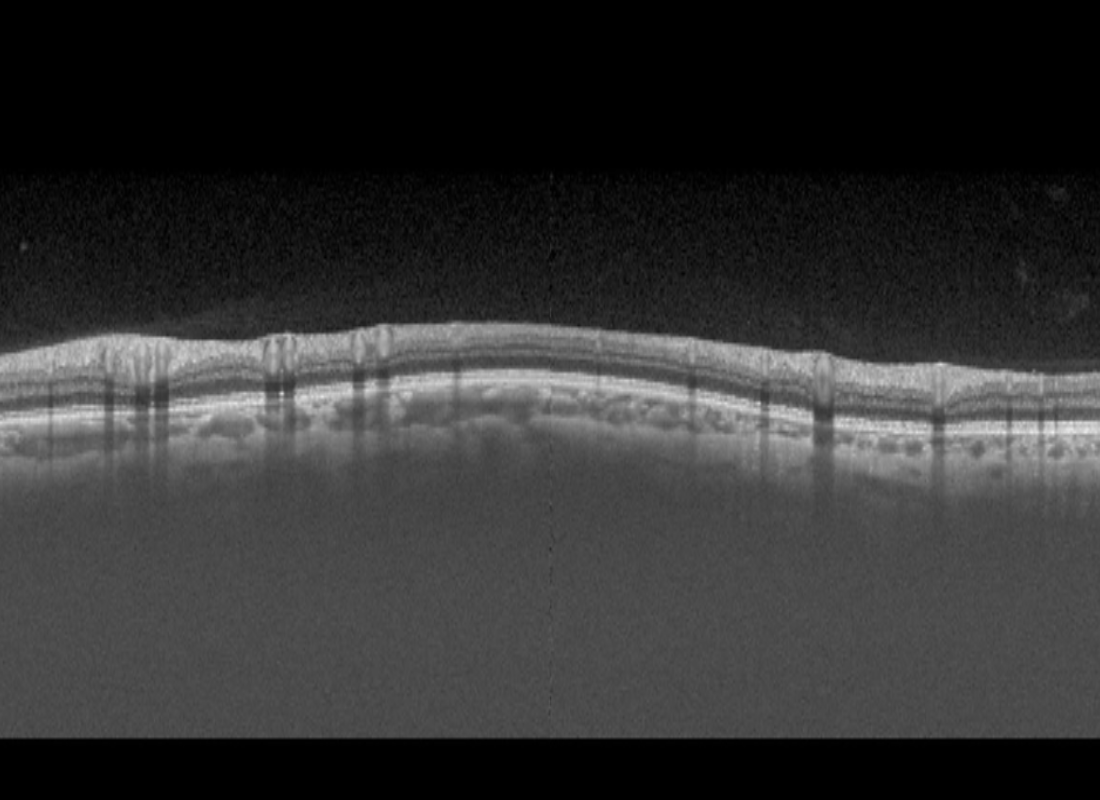
#> input picture src/SZUMed/OCT_goals/datasets/goal/testing/Fundus_color_images/0025.png, 1100 x 800 px, given in place of 0001.png, which was not available
$ python get_edges.py   (older library calls are emulated)
#> lines starting #> are read from the running program, lines starting #| are printed output that depends on the picture; after the words box and inside, x2 and y2 are one past the last pixel; in counts of white or black regions, pixels touching at a corner belong together; pictures that were not available may be replaced by others from this repository, and a replacement may not be noted
import os
from os import name
from PIL import Image
import numpy as np

def gradient(img):
    result_x = np.zeros_like(img, dtype=np.float)
    result_x[:, 0] = img[:, 1] - img[:, 0]
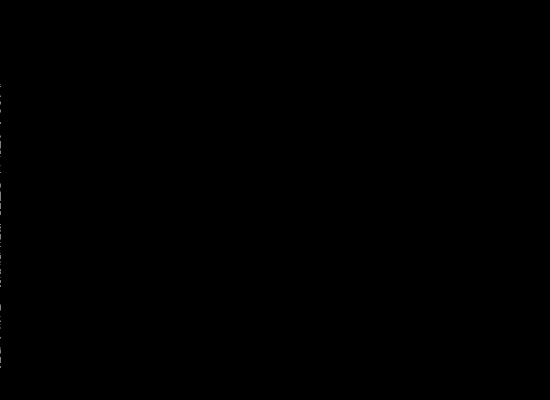
#> result_x: shape (800, 1100) float64 (shown at 1/2 size); min 0, max 255, mean 0.1
    result_x[:, 1:-1] = (img[:, 2:] - img[:, :-2]) / 2
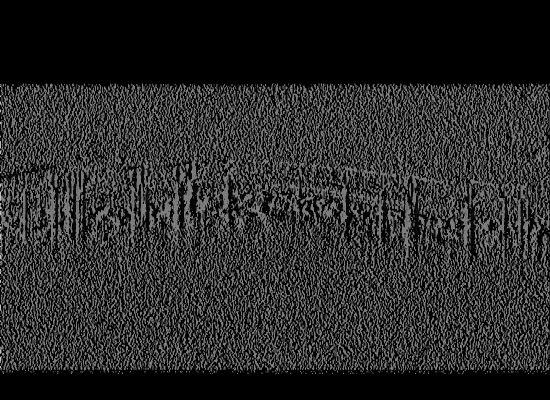
#> result_x: shape (800, 1100) float64 (shown at 1/2 size); min 0, max 255, mean 40.5
    result_x[:, -1] = img[:, -1] - img[:, -2]
#> result_x: shape (800, 1100) float64; 0.05% of pixels changed, all inside (x1, y1, x2, y2) = (1099, 167, 1100, 740)

    result_y = np.zeros_like(img, dtype=np.float)
    result_y[0, :] = img[1, :] - img[0, :]
#> result_y: shape (800, 1100) float64; every value is 0
    result_y[1:-1, :] = (img[2:, :] - img[:-2, :]) / 2
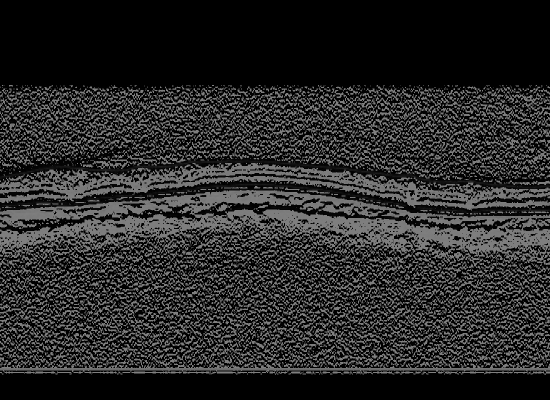
#> result_y: shape (800, 1100) float64 (shown at 1/2 size); min 0, max 127.5, mean 40.7
    result_y[-1, :] = img[-1, :] - img[-2, :]

    return result_x, result_y


def get_info(dataset_name):
    name2result = \
    {
        'DRIVE':
        {
            'train': {
                'folder_name': 'training',
                'id_list': [str(_) for _ in range(21, 37)],
            },
            'val': {
                'folder_name': 'val',
                'id_list': [str(_) for _ in range(37, 40)],
            },
            'label_folder': '1st_manual',
            'label_format': '{}_manual1.gif'
        },
        'CHASEDB1':
        {
            'train': {
                'folder_name': 'train',
                'id_list': [f'{num:02}{letter}' for num in range(1, 11) for letter in ['L', 'R']],
            },
            'val': {
                'folder_name': 'val',
                'id_list': [f'{num:02}{letter}' for num in range(11, 15) for letter in ['L', 'R']],
            },
            'label_folder': '1stHO',
            'label_format': 'Image_{}_1stHO.png'
        },
        'fovea_refuge':
            {
                'train': {
                    'folder_name': 'training',
                    'id_list': [str(_).zfill(4) for _ in range(1, 1201)],
                },
                'val': {
                    'folder_name': 'val',
                    'id_list': [str(_).zfill(4) for _ in range(1, 401)],
                },
                'label_folder': 'Disc_Cup_Masks_ROI',
                'label_format': '{}.bmp'
            },
        'goal':
            {
                'train': {
                    'folder_name': 'training',
                    'id_list': [str(_).zfill(4) for _ in range(1, 601)],
                },
                'label_folder': 'Layer_Masks_0',
                'label_format': '{}.png'
            },
    }
    return name2result[dataset_name]


if __name__ == "__main__":
    dataset_name = 'goal'
    info = get_info('goal')
    for dataset_type in ['train']:
        dataset_folder = info[dataset_type]['folder_name']
        os.makedirs(f"../datasets/{dataset_name}/{dataset_folder}/edge", exist_ok=True)
        for img_id in info[dataset_type]['id_list']:
            in_name = f"./{dataset_name}/{dataset_folder}/{info['label_folder']}/{info['label_format']}".format(img_id)
            out_name = f"./{dataset_name}/{dataset_folder}/edge/{info['label_format']}".format(img_id)
            gt = np.array(Image.open(in_name).convert('L'))
            gx, gy = gradient(gt)
            temp_edge = gx * gx + gy * gy
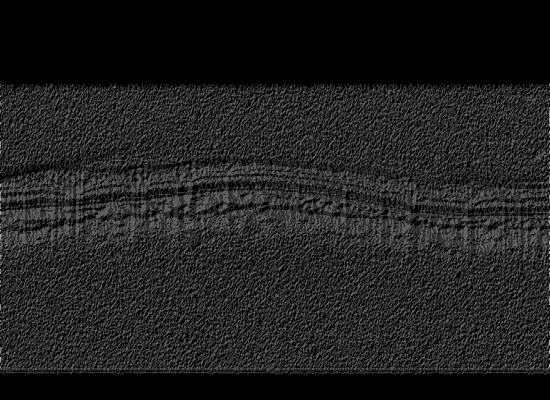
#> temp_edge: shape (800, 1100) float64 (shown at 1/2 size); min 0, max 81281.2, mean 10099.6; drawn with min black and max white
            temp_edge[temp_edge != 0] = 1
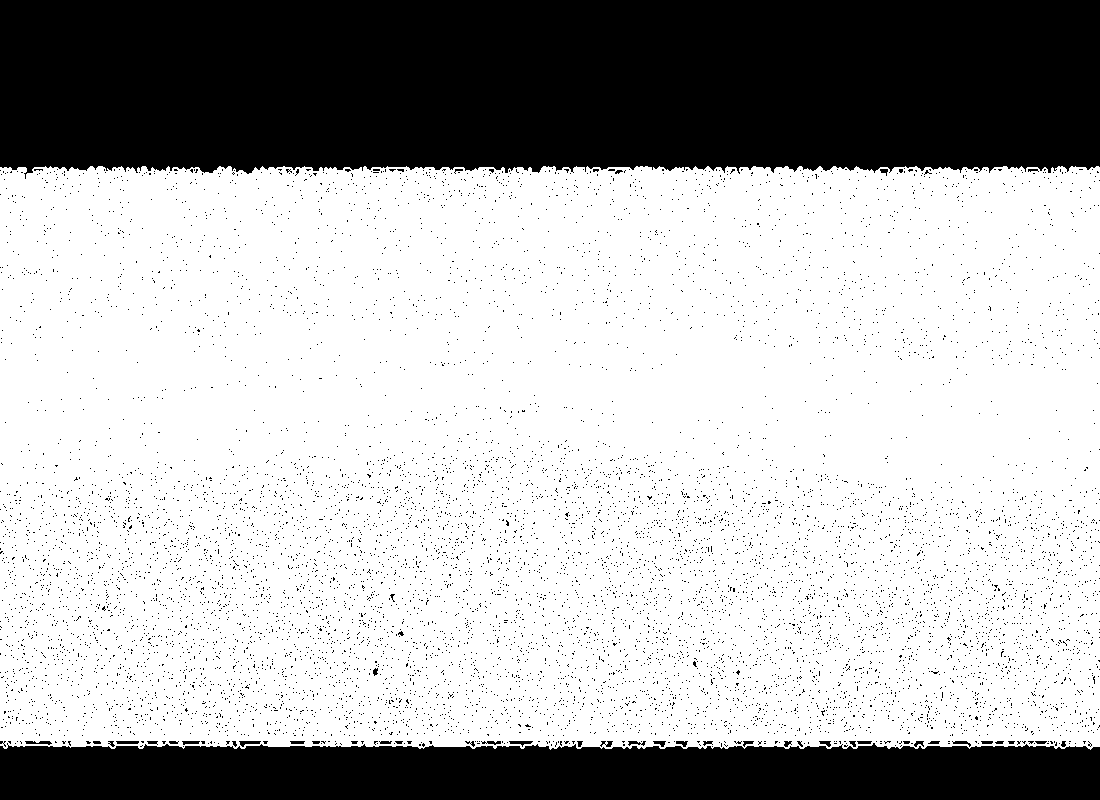
#> temp_edge: shape (800, 1100) float64; values 0 (black) and 1 (white), 70.8% white; 9014 black regions (8976 under 20 px), largest, box (x1, y1, x2, y2) and area: (0, 0, 1100, 179) 185020, (0, 743, 1100, 800) 58503, (239, 741, 261, 747) 72
            temp_edge = (temp_edge * 255).astype(np.uint8)
#> (the run stopped early here; a loop or call above may not have finished)

$ run again, on src/SZUMed/OCT_goals/datasets/goal/testing/Layer_Masks/0003.png
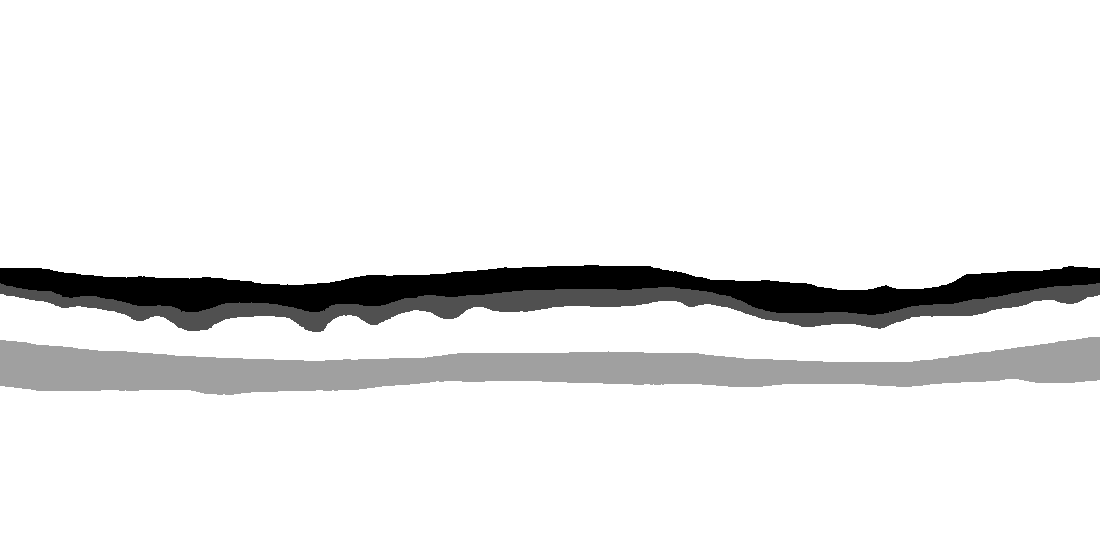
#> input picture src/SZUMed/OCT_goals/datasets/goal/testing/Layer_Masks/0003.png, 1100 x 550 px, given in place of 0001.png, which was not available
#> in gradient, `result_y[1:-1, :] = (img[2:, :] - img[:-2, :]) / 2`:
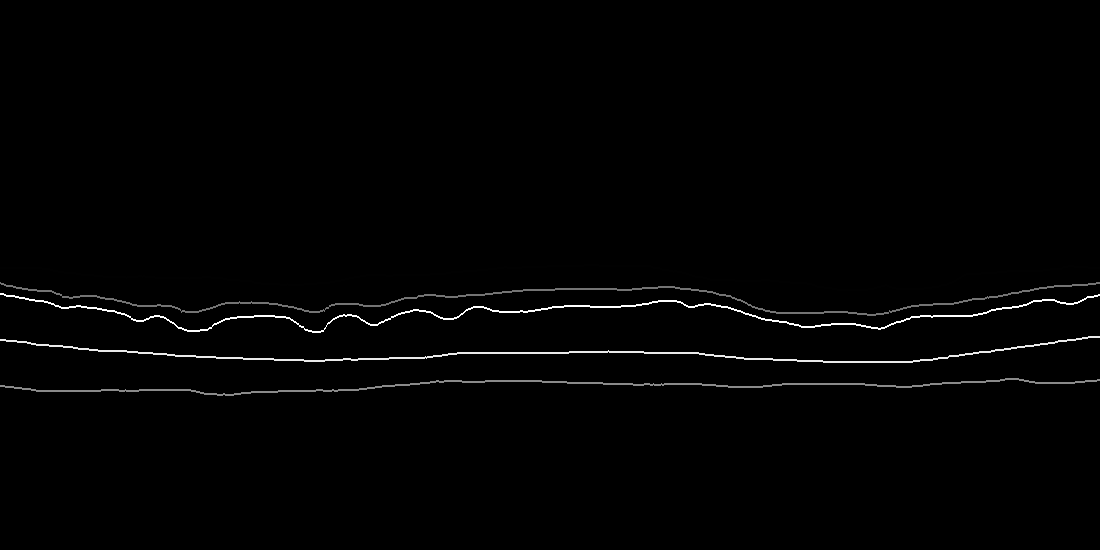
#> result_y: shape (550, 1100) float64; min 0, max 87.5, mean 0.9; drawn with min black and max white
#> `temp_edge[temp_edge != 0] = 1`:
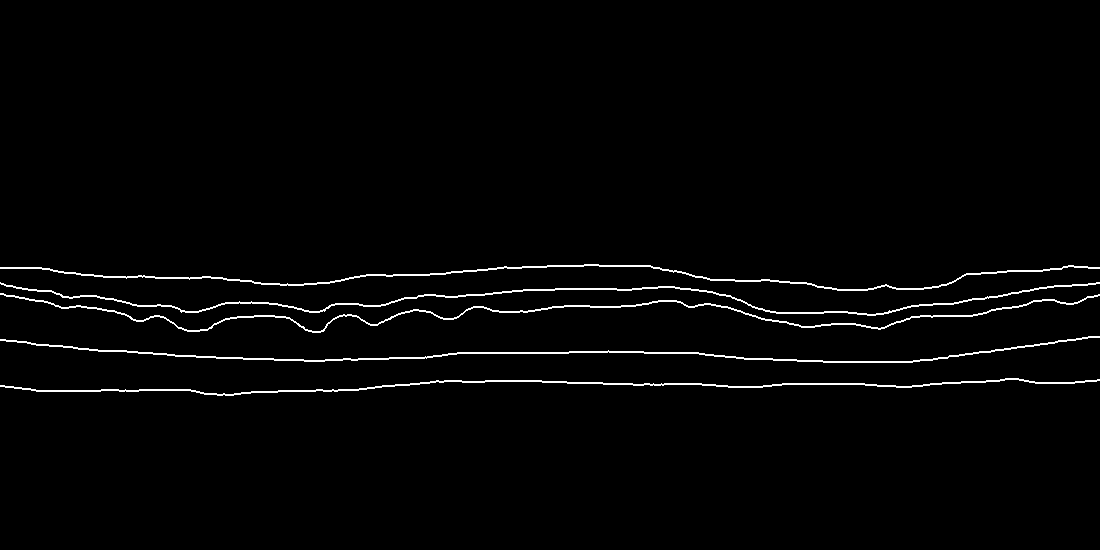
#> temp_edge: shape (550, 1100) float64; values 0 (black) and 1 (white), 1.8% white in thin lines or dots, all inside (x1, y1, x2, y2) = (0, 264, 1100, 396)

$ run again, on src/SZUMed/OCT_goals/datasets/goal/testing/Layer_Masks/0027.png
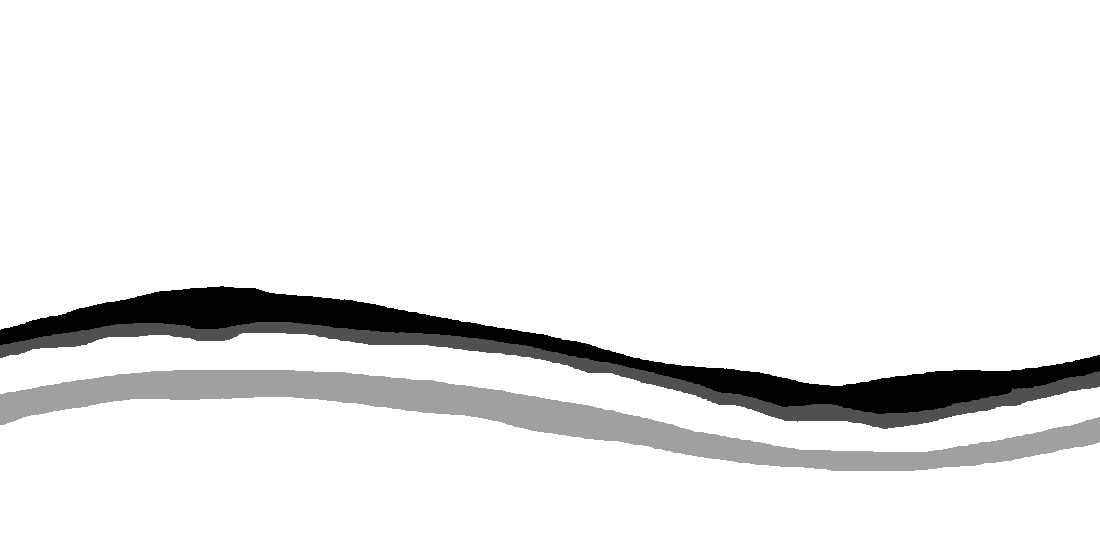
#> input picture src/SZUMed/OCT_goals/datasets/goal/testing/Layer_Masks/0027.png, 1100 x 550 px, given in place of 0001.png, which was not available
#> in gradient, `result_y[1:-1, :] = (img[2:, :] - img[:-2, :]) / 2`:
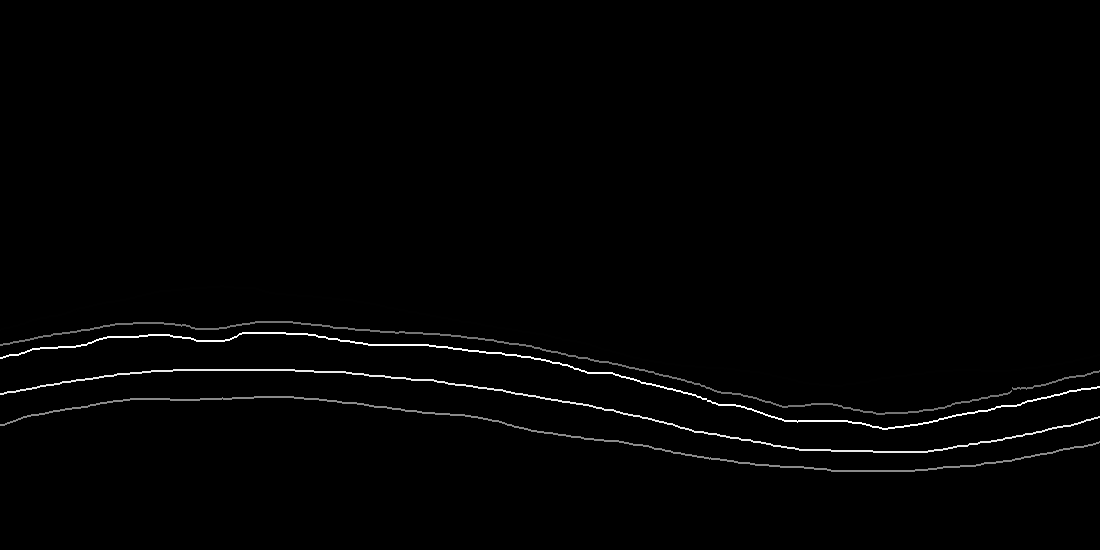
#> result_y: shape (550, 1100) float64; min 0, max 87.5, mean 0.9; drawn with min black and max white
#> `temp_edge[temp_edge != 0] = 1`:
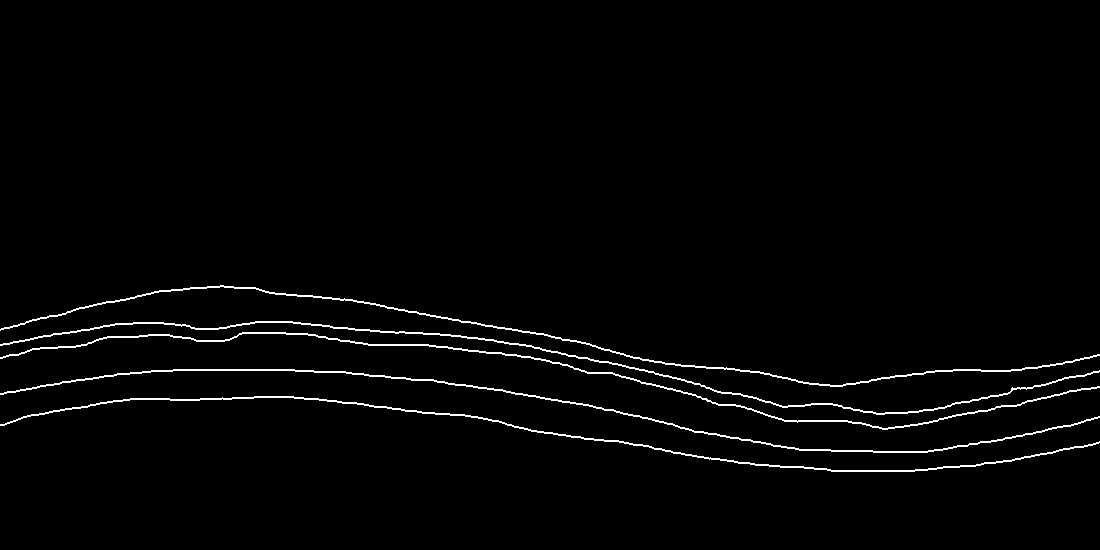
#> temp_edge: shape (550, 1100) float64; values 0 (black) and 1 (white), 1.8% white in thin lines or dots, all inside (x1, y1, x2, y2) = (0, 285, 1100, 472)
